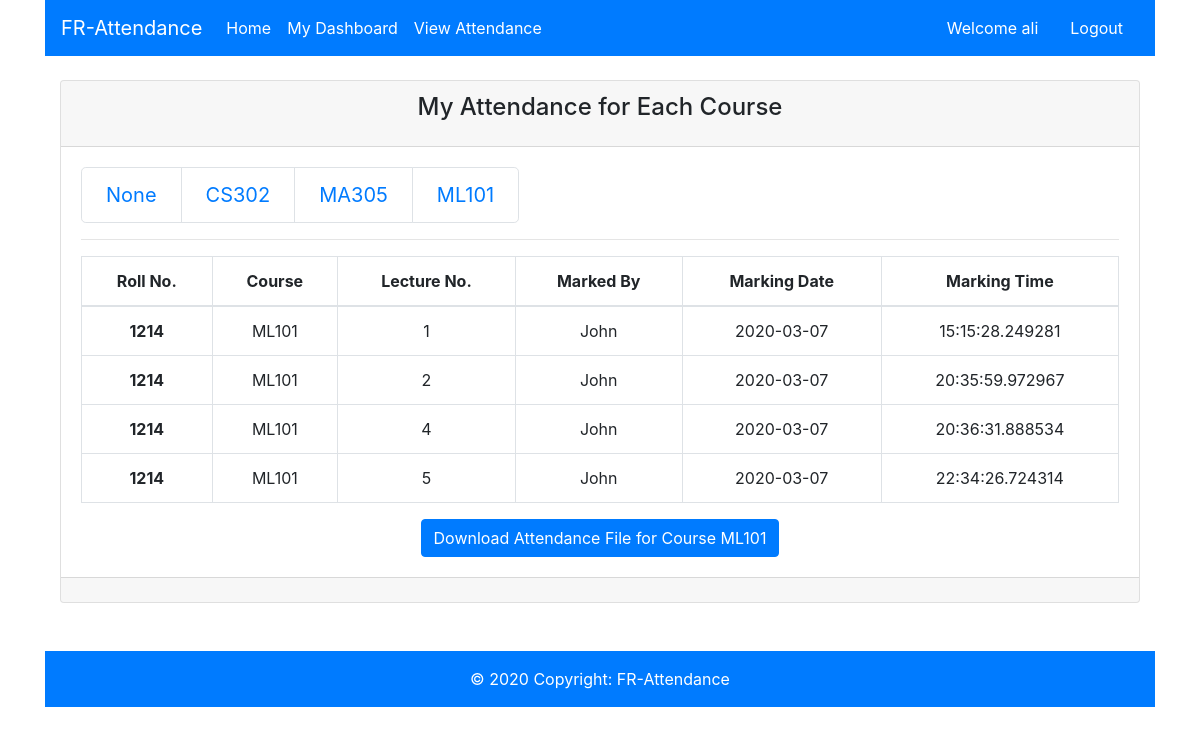
/my_attendance?course=ML101 (signed in), run on an earlier commit of the app's database.
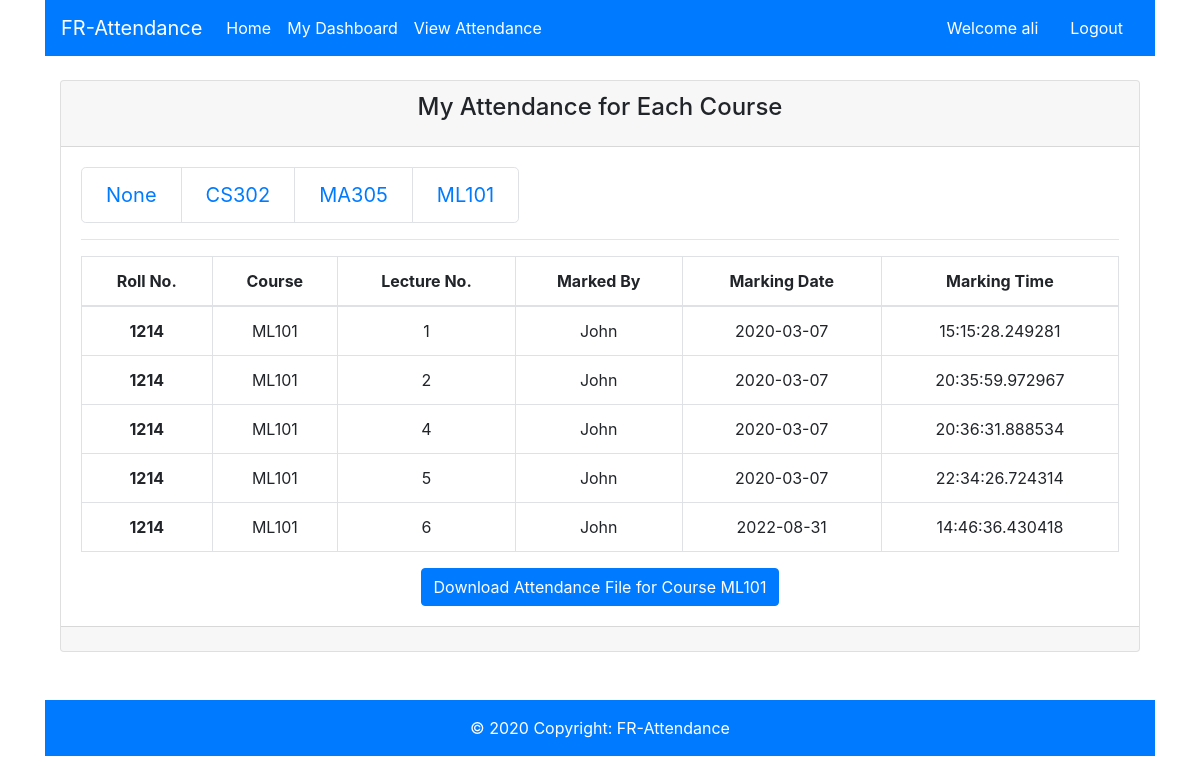
And on a later commit of the database.
### models.py (models this page shows)
class Attendance(db.Model):
    __tablename__ = 'Attendance'
    __table_args__ = {'extend_existing': True}
    att_id = db.Column(db.Integer, primary_key=True)
    rollno = db.Column(db.Integer)
    course = db.Column(db.String(80))
    lecture_no = db.Column(db.Integer)
    marked_by = db.Column(db.String(80))
    marked_date = db.Column(db.Date)
    marked_time = db.Column(db.Time)

### app.py (the view)
@app.route('/my_attendance')
@is_student_logged_in
def view_attendance():
    course = request.args.get('course')
    unique_courses = Attendance.query.filter_by(rollno=session['roll_no']).with_entities(
        Attendance.course).distinct().order_by(Attendance.course).all()
    if course is None:
        course = unique_courses[0][0]
    attendance = Attendance.query.filter_by(
        rollno=session['roll_no'], course=course).all()
    return render_template('view_attendance.html', unique_courses=unique_courses, attendance=attendance)

### app.py (called while the page is built)
def is_student_logged_in(f):
    @wraps(f)
    def wrap(*args, **kwargs):
        if 'std_logged_in' in session:
            return f(*args, **kwargs)
        else:
            flash('Unauthorized, Please login!', 'danger')
            return redirect(url_for('login_student'))
    return wrap

### templates/view_attendance.html
{% extends 'layout.html' %}
{% block body %}
          <div class="col-md-12">
            <div class="card text-center">
              <div class="card-header">
                <h4 class="card-title">My Attendance for Each Course</h4>
              </div>
              <div class="card-body">
                {% if attendance is not none %}
                  <nav aria-label="Page navigation example">
                      <ul class="pagination pagination-lg">
                        {% for course in unique_courses %}
                          <li class="page-item"><a class="page-link" href="{{ url_for('view_attendance', course=course[0]) }}"> {{ course[0] }}</a></li>
                        {% endfor %}
                      </ul>
                  </nav>
                  <hr>
                  <table class="table table-bordered">
                    <thead>
                      <tr>
                        <th scope="col">Roll No.</th>
                        <th scope="col">Course</th>
                        <th scope="col">Lecture No.</th>
                        <th scope="col">Marked By</th>
                        <th scope="col">Marking Date</th>
                        <th scope="col">Marking Time</th>
                      </tr>
                    </thead>
                    <tbody>
                      {% for a in attendance %}
                      <tr>
                        <th>{{ a.rollno }}</th>
                        <td>{{ a.course }}</td>
                        <td>{{ a.lecture_no }}</td>
                        <td>{{ a.marked_by }}</td>
                        <td>{{ a.marked_date }}</td>
                        <td>{{ a.marked_time }}</td>
                      </tr>
                      {% endfor %}
                    </tbody>
                  </table>
                  {% if not session.is_admin %}
                    {% if request.args.get('course') is not none %}
                    <a href="/studentdownloadcsv/{% if request.args.get('course') is none %}{{unique_courses[0][0]}}{% else %}{{request.args.get('course')}}{% endif %}" class="btn btn-primary">
                      Download Attendance File for Course {{ request.args.get('course') }}
                    </a>
                    {% else %}
                    <a href="/studentdownloadcsv/{{ unique_courses[0][0] }}" class="btn btn-primary">
                      Download Attendance File for Course {{ unique_courses[0][0] }}
                    </a>
                    {% endif %}
                  {% endif %}
                {% else %}
                  <h5 class="text text-danger">No Records Available</h5>
                {% endif %}
              </div>
              <div class="card-footer text-muted">
              </div>
            </div>
          </div>
{% endblock %}

### templates/layout.html (shortened to what this page needs)
<!doctype html>
<html lang="en">
  <head>
    <link rel="stylesheet" href="{{ url_for('static', filename='bootstrap.min.css')}}">
    <link rel="stylesheet" href="https://use.fontawesome.com/releases/v5.7.0/css/all.css">
  </head>
  <body>
    <div class="container h-100">
      <div class="row h-100 justify-content-center align-items-center">
        <div class="col-lg-12">
          {% include 'includes/_navbar.html' %}
          <br>
          {% block body %}
          {% endblock %}
          <br><br>
          <footer class="page-footer font-small bg-primary">
            <div class="footer-copyright text-center py-3">
              © 2020 Copyright: FR-Attendance
            </div>
          </footer>
        </div>
      </div>
    </div>
  </body>
</html>

### templates/includes/_navbar.html (shortened to what this page needs)
<nav class="navbar navbar-expand-lg navbar-dark bg-primary">
      <a class="navbar-brand" href="#">FR-Attendance</a>
      <div class="collapse navbar-collapse" id="navbarSupportedContent">
        <ul class="navbar-nav mr-auto">
          <li class="nav-item active">
            <a class="nav-link" href="/">Home</a>
          </li>
          {% if not session.fty_logged_in and  not session.std_logged_in %}
          <li class="nav-item">
            <a class="nav-link" href="/login_student">Student Login</a>
          </li>
          <li class="nav-item">
            <a class="nav-link" href="/login_faculty">Faculty Login</a>
          </li>
          {% elif session.std_logged_in %}
            <li class="nav-item active">
              <a class="nav-link" href="/student">My Dashboard</a>
            </li>
            <li class="nav-item active">
              <a class="nav-link" href="/my_attendance">View Attendance</a>
            </li>
          {% endif %}
        </ul>
        {% if session.fty_logged_in or session.std_logged_in %}
        <div class="nav-item">
          <a class="nav-link" style="color:white" href="#">Welcome {{ session.uname }}</a>
        </div>
          <div class="nav-item">
            <a class="nav-link" style="color:white" href="/logout">Logout</a>
          </div>
        {% endif %}
      </div>
</nav>

### templates/layout.html (style rules this page uses)
nav, footer { color: white }

What changed in the data, as far as the page shows it:
added Attendance: rollno "1214", course "ML101", lecture_no "6", marked_by "John", marked_date "2022-08-31", marked_time "14:46:36.430418"
